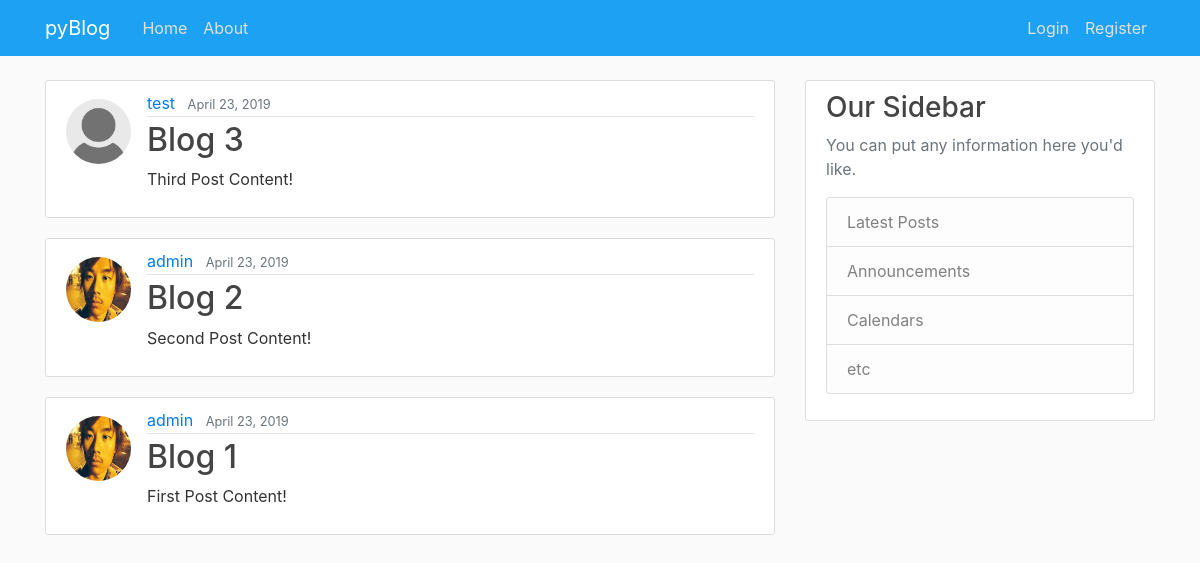
The app's page /, older data.
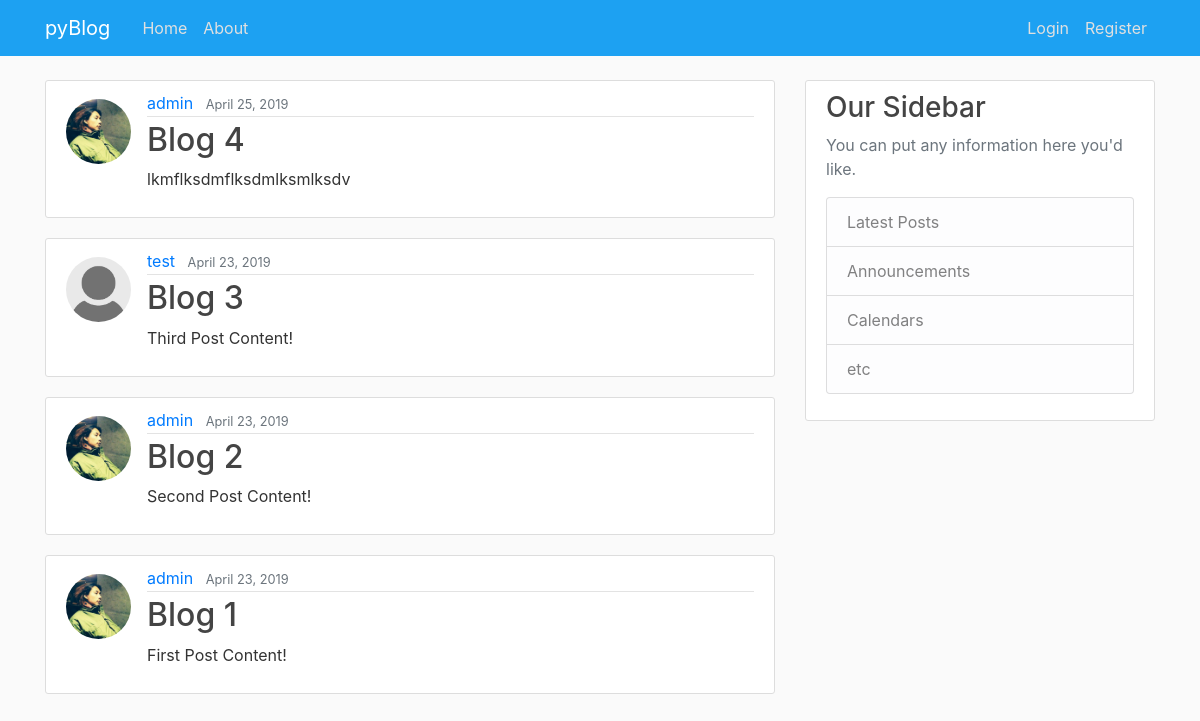
The same page, newer data.
### pyBlog/models.py (models this page shows, shortened)
class Post(models.Model):
    title = models.CharField(max_length=100)
    content = models.TextField()
    date_posted = models.DateTimeField(default=timezone.now)
    author = models.ForeignKey(User, on_delete=models.CASCADE)

### users/models.py (models this page shows, shortened)
class Profile(models.Model):
    user = models.OneToOneField(User, on_delete=models.CASCADE)  # CASCADE - 회원탈퇴 시 회원의 게시글, 프사 삭제
    image = models.ImageField(default='default.jpg', upload_to='profile_pics')

### pyBlog/views.py (the view)
# urls.py: path('', PostListView.as_view(), name='home'),
class PostListView(ListView):
    model = Post
    template_name = 'pyBlog/home.html'  # <app>/<model>_<viewtype>.html
    context_object_name = 'posts'  # context 딕셔너리 내 'posts'
    ordering = ['-date_posted']  # 최신 게시글이 상단에 위치
    paginate_by = 5

### pyBlog/templates/pyBlog/home.html
{% extends "pyBlog/base.html" %}
{% block content %}
    {% for post in posts %}
        <article class="media content-section">
            <img class="rounded-circle article-img mt-2" src="{{ post.author.profile.image.url }}"/>
            <div class="media-body">
                <div class="article-metadata">
                    <a class="mr-2" href="#">{{ post.author }}</a>
                    <small class="text-muted">{{ post.date_posted|date:"N d, Y" }}</small>
                </div>
                <h2><a class="article-title" href="{% url 'post-detail' post.id %}">{{ post.title }}</a></h2>
                <p class="article-content">{{ post.content }}</p>
            </div>
        </article>
    {% endfor %}
{% endblock content %}

### pyBlog/templates/pyBlog/base.html (shortened to what this page needs)
{% load static %}
<!DOCTYPE html>
<html lang="en">
<head>
    <link rel="stylesheet" href="https://stackpath.bootstrapcdn.com/bootstrap/4.1.3/css/bootstrap.min.css"
>
    <link rel="stylesheet" type="text/css" href="{% static 'main.css' %}">
</head>
<body>
<header class="site-header">
    <nav class="navbar navbar-expand-md navbar-dark bg-steel fixed-top">
        <div class="container">
            <a class="navbar-brand mr-4" href="/">pyBlog</a>
            <div class="collapse navbar-collapse" id="navbarToggle">
                <div class="navbar-nav mr-auto">
                    <a class="nav-item nav-link" href="{% url 'home' %}">Home</a>
                    <a class="nav-item nav-link" href="{% url 'about' %}">About</a>
                </div>
                <div class="navbar-nav">
                    {% if user.is_authenticated %}
                        <a class="nav-item nav-link" href="{% url 'post-create' %}">New Post</a>
                        <a class="nav-item nav-link" href="{% url 'profile' %}">Profile</a>
                        <a class="nav-item nav-link" href="{% url 'logout' %}">Logout</a>
                    {% else %}
                        <a class="nav-item nav-link" href="{% url 'login' %}">Login</a>
                        <a class="nav-item nav-link" href="{% url 'register' %}">Register</a>
                    {% endif %}
                </div>
            </div>
        </div>
    </nav>
</header>
<main role="main" class="container">
    <div class="row">
        <div class="col-md-8">
            {% block content %}{% endblock %}
        </div>
        <div class="col-md-4">
            <div class="content-section">
                <h3>Our Sidebar</h3>
                <p class='text-muted'>You can put any information here you'd like.
                <ul class="list-group">
                    <li class="list-group-item list-group-item-light">Latest Posts</li>
                    <li class="list-group-item list-group-item-light">Announcements</li>
                    <li class="list-group-item list-group-item-light">Calendars</li>
                    <li class="list-group-item list-group-item-light">etc</li>
                </ul>
                </p>
            </div>
        </div>
    </div>
</main>
</body>
</html>

### pyBlog/static/main.css (style rules this page uses)
body { background: #fafafa; color: #333333; margin-top: 5rem; }
h1, h2, h3, h4, h5, h6 { color: #444444; }
ul { margin: 0; }
.bg-steel { background-color: #1DA1F2; }
.site-header .navbar-nav .nav-link { color: #E0E0E0; }
.content-section { background: #ffffff; padding: 10px 20px; border: 1px solid #dddddd; border-radius: 3px; margin-bottom: 20px; }
.article-title { color: #444444; }
.article-content { white-space: pre-line; }
.article-img { height: 65px; width: 65px; margin-right: 16px; }
.article-metadata { padding-bottom: 1px; margin-bottom: 4px; border-bottom: 1px solid #e3e3e3 }

Row changes from the older to the newer data that the page shows:
added Post: author.profile.image (picture), author "admin", date_posted "April 25, 2019", title "Blog 4", content "lkmflksdmflksdmlksmlksdv"
changed through a linked row, Post "Blog 2": author.profile.image: a different picture
changed through a linked row, Post "Blog 1": author.profile.image: a different picture
